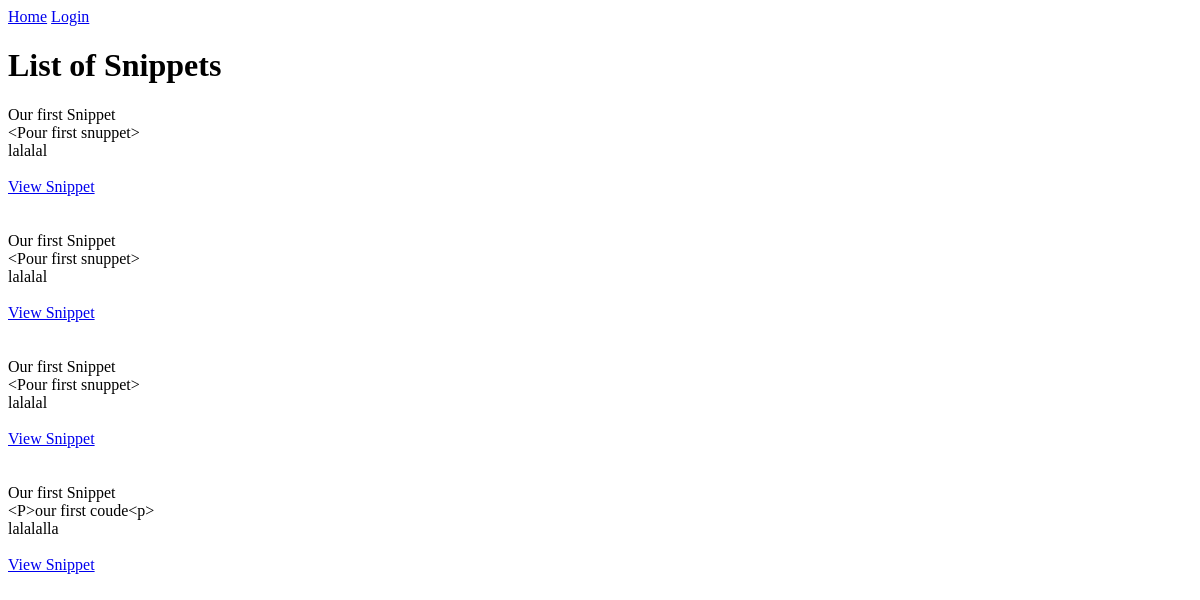
Page /snippets/list/ on the earlier database version.
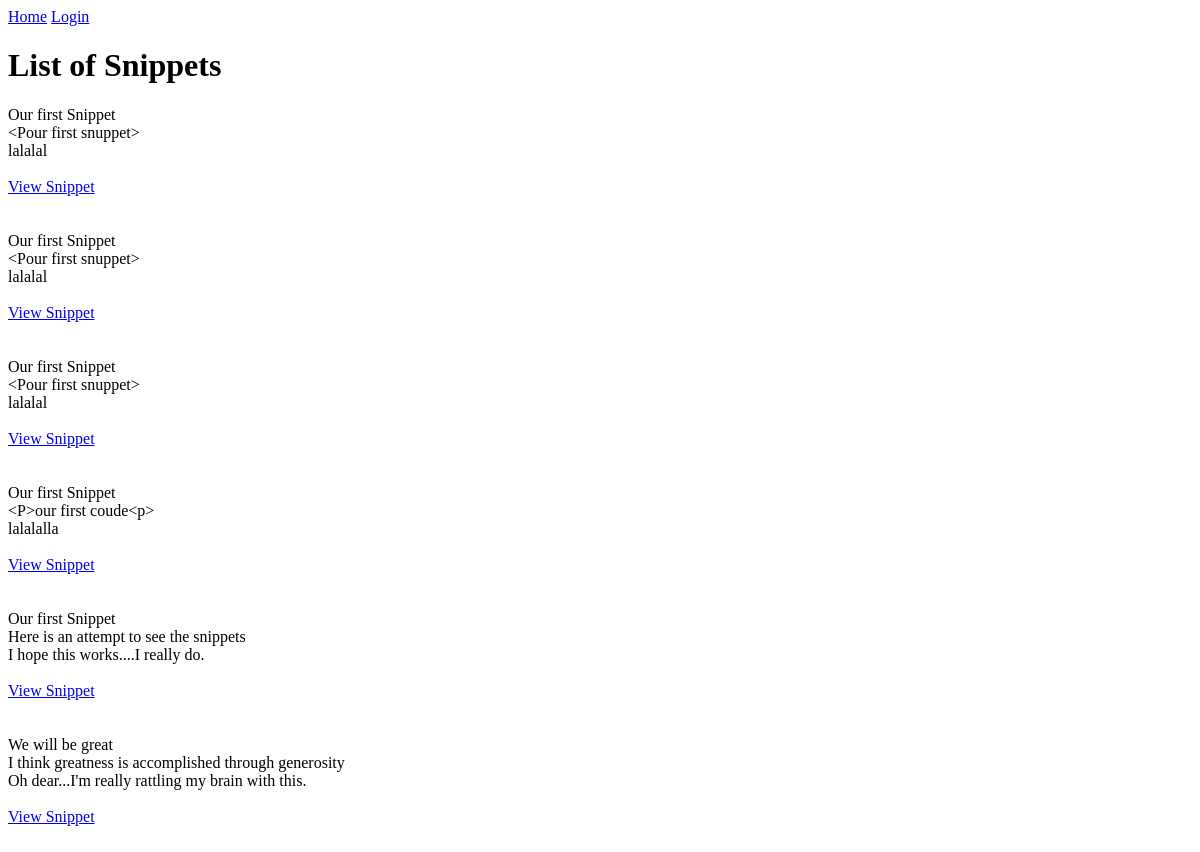
Same page on the later database version.
### snippets/models.py (models this page shows)
class Snippet(Model):
    title = CharField(max_length=200, null=False, blank=False)
    body = TextField(null=False, blank=False)
    description = TextField(null=True, blank=True)
    tags = ManyToManyField("Tag")

### snippets/views.py (the view)
# urls.py: path("list/", views.list_snippet.as_view(), name="list_snippet"),
class list_snippet(ListView):
    model = Snippet
    template_name = "snippets/list_snippet.html"

### templates/snippets/list_snippet.html
{% extends "base.html" %}
{% block content %}
    <h1>List of Snippets</h1>
    {% for snippet in object_list %}
    <div>
      {{ snippet.title }}<br>
      {{ snippet.body }}<br>
      {{ snippet.description }}<br>
    </div><br>
      <div>
        <a href="{% url 'view_snippet' snippet.pk %}">View Snippet</a>
  </div><br><br>
    {% endfor %}
{% endblock %}

Differences in the rows shown:
added Snippet: title "Our first Snippet", body "Here is an attempt to see the snippets", description "I hope this works....I really do."
added Snippet: title "We will be great", body "I think greatness is accomplished through generosity", description "Oh dear...I'm really rattling my brain with this."
